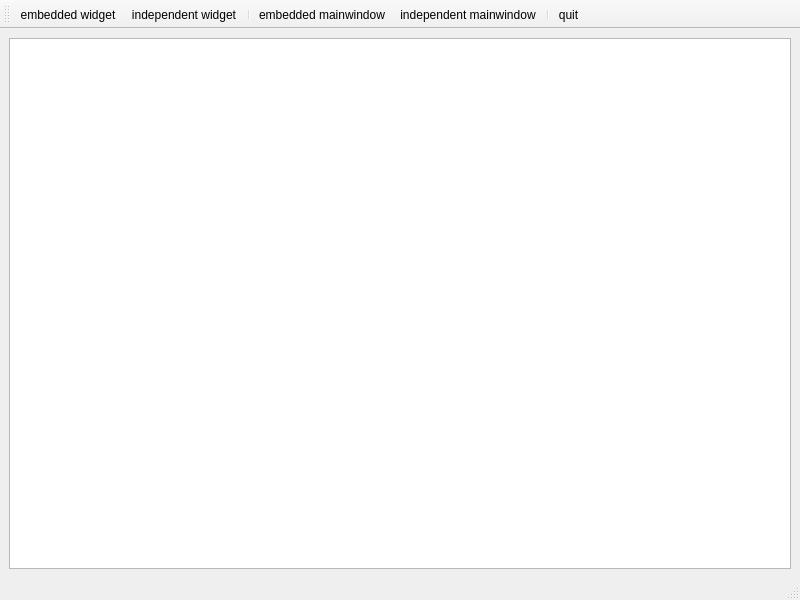
<?xml version="1.0" encoding="UTF-8"?>
<ui version="4.0">
 <class>QwMainWindow</class>
 <widget class="QMainWindow" name="QwMainWindow">
  <property name="geometry">
   <rect>
    <x>0</x>
    <y>0</y>
    <width>800</width>
    <height>600</height>
   </rect>
  </property>
  <property name="windowTitle">
   <string>QwMainWindow</string>
  </property>
  <widget class="QWidget" name="centralwidget">
   <layout class="QHBoxLayout" name="horizontalLayout">
    <item>
     <widget class="QTableWidget" name="tableWidget"/>
    </item>
   </layout>
  </widget>
  <widget class="QMenuBar" name="menubar">
   <property name="geometry">
    <rect>
     <x>0</x>
     <y>0</y>
     <width>800</width>
     <height>21</height>
    </rect>
   </property>
  </widget>
  <widget class="QStatusBar" name="statusbar"/>
  <widget class="QToolBar" name="toolBar">
   <property name="windowTitle">
    <string>toolBar</string>
   </property>
   <property name="toolButtonStyle">
    <enum>Qt::ToolButtonTextUnderIcon</enum>
   </property>
   <attribute name="toolBarArea">
    <enum>TopToolBarArea</enum>
   </attribute>
   <attribute name="toolBarBreak">
    <bool>false</bool>
   </attribute>
   <addaction name="actionembedded_widget_action"/>
   <addaction name="actionindependent_widget_action"/>
   <addaction name="separator"/>
   <addaction name="actionembedded_mainwindow_action"/>
   <addaction name="actionindependent_mainwindow_action"/>
   <addaction name="separator"/>
   <addaction name="quit_action"/>
  </widget>
  <action name="actionembedded_widget_action">
   <property name="icon">
    <iconset resource="res.qrc">
     <normaloff>:/img/icons/preview1.bmp</normaloff>:/img/icons/preview1.bmp</iconset>
   </property>
   <property name="text">
    <string>embedded widget</string>
   </property>
  </action>
  <action name="actionindependent_widget_action">
   <property name="icon">
    <iconset resource="res.qrc">
     <normaloff>:/img/icons/print1.bmp</normaloff>:/img/icons/print1.bmp</iconset>
   </property>
   <property name="text">
    <string>independent widget</string>
   </property>
  </action>
  <action name="actionembedded_mainwindow_action">
   <property name="icon">
    <iconset resource="res.qrc">
     <normaloff>:/img/icons/saveall1.bmp</normaloff>:/img/icons/saveall1.bmp</iconset>
   </property>
   <property name="text">
    <string>embedded mainwindow</string>
   </property>
  </action>
  <action name="actionindependent_mainwindow_action">
   <property name="icon">
    <iconset resource="res.qrc">
     <normaloff>:/img/icons/upfold1.bmp</normaloff>:/img/icons/upfold1.bmp</iconset>
   </property>
   <property name="text">
    <string>independent mainwindow</string>
   </property>
  </action>
  <action name="quit_action">
   <property name="icon">
    <iconset resource="res.qrc">
     <normaloff>:/img/icons/undo.bmp</normaloff>:/img/icons/undo.bmp</iconset>
   </property>
   <property name="text">
    <string>quit</string>
   </property>
  </action>
 </widget>
 <resources>
  <include location="res.qrc"/>
 </resources>
 <connections/>
</ui>
